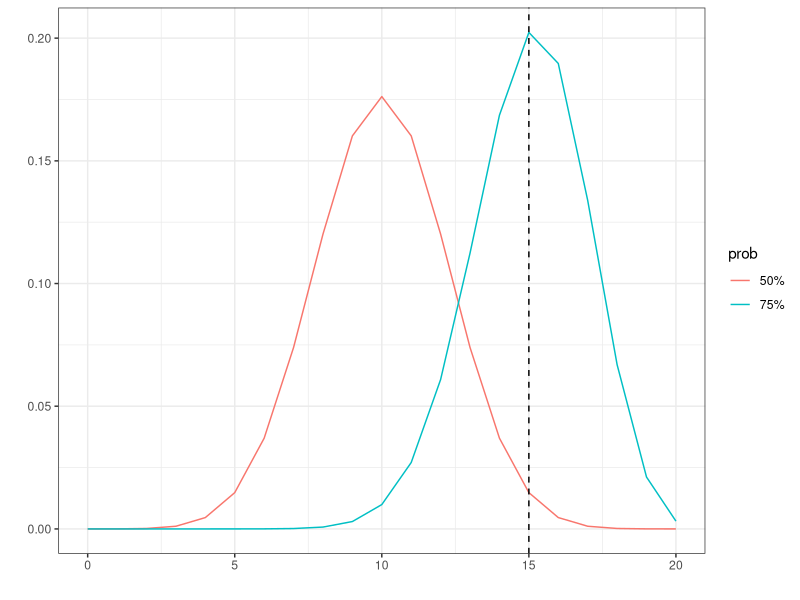

Source code (R):
library(ggplot2)
library(dplyr)
data <- bind_rows(
  data.frame(x = 0:20,
             y = dbinom(x = 0:20, size = 20, prob = 0.5),
             prob = "50%"),
  data.frame(x = 0:20,
             y = dbinom(x = 0:20, size = 20, prob = 0.75),
             prob = "75%"))
ggplot(data = data)+
  aes(x = x, y = y, colour = prob) +
  geom_path() +
  geom_vline(xintercept = 15,
             linetype = "dashed") +
  xlab("") +
  ylab("") +
  theme_bw()